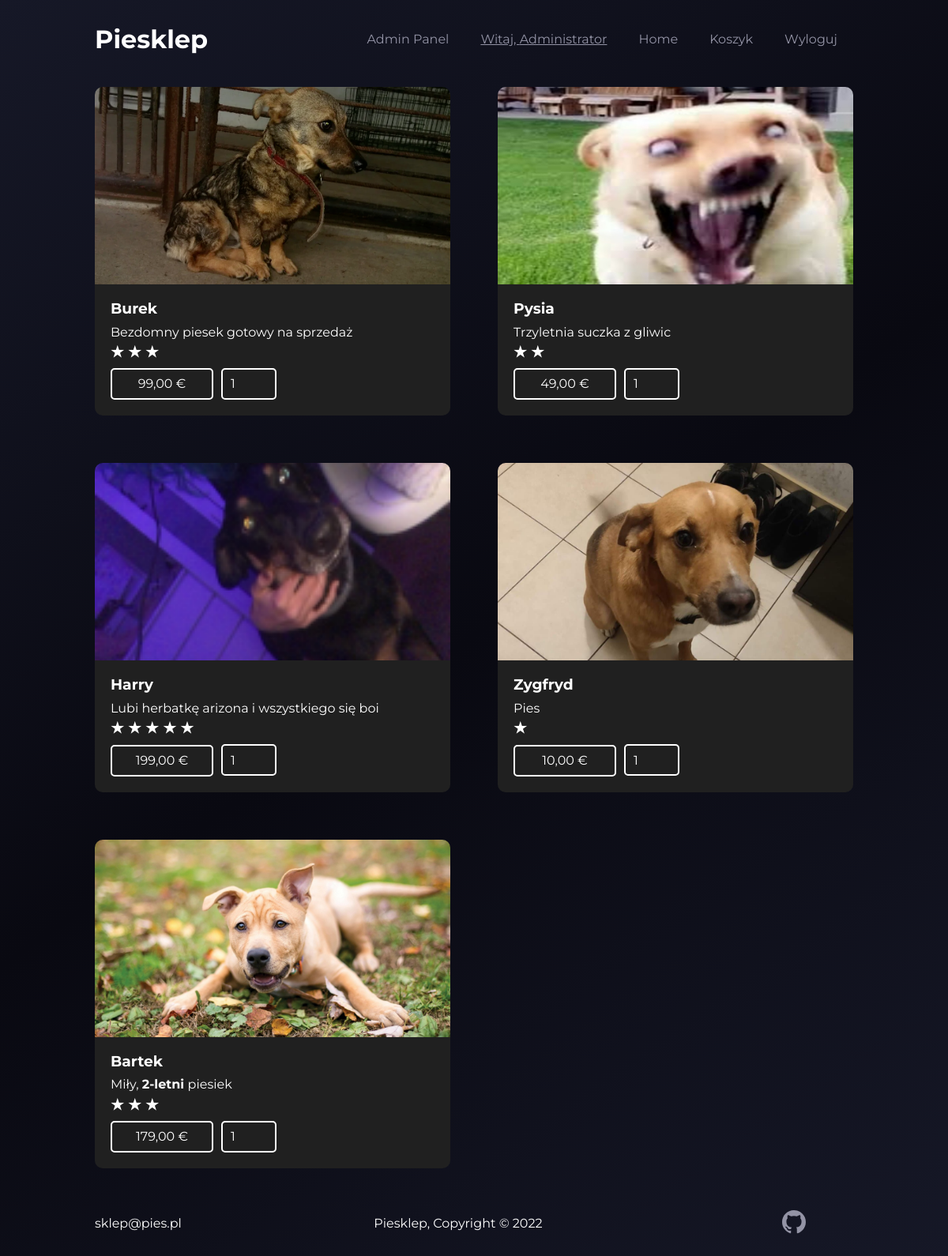
Page /piesklep (signed in) on the committed database.
### tables this page shows
CREATE TABLE `products` (
  `id` int(11) NOT NULL,
  `name` varchar(50) NOT NULL,
  `description` varchar(100) NOT NULL,
  `image` varchar(255) NOT NULL,
  `thumbnail` varchar(255) NOT NULL,
  `price` int(11) NOT NULL,
  `review` int(11) NOT NULL
);

### piesklep/index.php (the view, shortened to what this page needs)
<?php
include './misc/connection.php';
?>
<!DOCTYPE html>
<html lang="en">
<head>
  <link rel="stylesheet" href="css/normalize.css" />
  <link rel="stylesheet" href="css/main.css" />
</head>
<body>
  <div class="c-header">
    <div class="o-container">
      <div class="c-header__content">
        <div class="c-logo">
          <h1 class="c-logo__text">Piesklep</h1>
        </div>
        <div class="c-nav">
          <ul class="c-nav__list">
            <?php
            if ($_SESSION['admin'] == 1) {
              echo "<li class='c-nav__item'><a href='./admin' class='c-nav__link'>Admin Panel</a></li>";
            }
            ?>
            <li class="c-nav__item">
              <a href class="c-nav__link" style="text-decoration: underline">Witaj, <?php echo $_SESSION['name'] ?></a>
            </li>
            <li class="c-nav__item">
              <a href="/" class="c-nav__link">Home</a>
            </li>
            <li class="c-nav__item">
              <a href="cart.php" class="c-nav__link">Koszyk</a>
            </li>
            <li class="c-nav__item">
              <a href="logout.php" class="c-nav__link">Wyloguj</a>
            </li>
          </ul>
        </div>
      </div>
    </div>
  </div>
  <div class="c-panel">
    <div class="o-container">
      <form action="index.php" method="post">
        <div class="c-panel__content">
          <?php
          $query = "SELECT * FROM products";
          $result = mysqli_query($connection, $query);
          while ($wiersz = mysqli_fetch_array($result)) {
            $name = $wiersz['name'];
            $description = $wiersz['description'];
            $image = ".".$wiersz['image'];
            $price = number_format($wiersz['price'], 2, ',', ' ');
            $id = $wiersz['id'];
            $review = str_repeat("★ ", $wiersz['review']);
            echo "<div class='c-panel__product'><div class='c-panel__bgCont'><div class='c-panel__bg' style='background-image: url($image);'></div></div><div  class='c-panel__desc'><h3>$name</h3><p>$description</p><h3>$review</h3><a><button class='btn' name='prod' value='$id'><span>$price €</span></button></a><input class='num' type='number' min='1' max='100' name='num$id' value='1'></div></div>";
          }
          ?>
        </div>
      </form>
    </div>
  </div>
  <div class="c-footer">
    <div class="o-container">
      <div class="c-footer__content">
        <a>
          <p class="c-footer__mail">sklep@pies.pl</p>
        </a>
        <p>Piesklep, Copyright © 2022</p>
        <div class="c-footer__socials">
          <a href="https://github.com/" target="_blank">
          </a>
        </div>
      </div>
    </div>
  </div>
</body>
</html>

### piesklep/css/main.css (style rules this page uses)
body { font-family: 'Montserrat', sans-serif; background-image: linear-gradient(145deg, #161827, #090911, #161827); color: #ffffff; }
.o-container { max-width: 80%; margin: 0 auto; }
.c-header__content { height: 100px; display: flex; justify-content: space-between; align-items: center; overflow: hidden; transition: 0.2s; }
.c-nav__list { list-style: none; padding: 0; display: flex; flex-direction: row; }
.c-nav__item { padding: 10px; margin: 0 10px; cursor: pointer; }
.c-nav__link { color: #9393a5; text-decoration: none; transition: 0.2s; }
.c-panel { min-height: calc(100vh - 220px); padding: 10px 0 10px 0; box-sizing: border-box; }
.c-panel__content { display: grid; grid-template-columns: repeat(auto-fill, minmax(400px, 1fr)); row-gap: 60px; column-gap: 60px; }
.c-panel__product { max-width: 100%; overflow: hidden; border-radius: 10px; }
.c-panel__bg { width: 100%; height: 250px; background-position: center; background-size: cover; transition: 3s cubic-bezier(0.1, 0.99, 0.1, 1); }
.c-panel__bgCont { overflow: hidden; }
.c-panel__desc { background-color: #202020; color: #ffffff; padding: 20px; }
.c-panel__desc h3 { margin: 0; }
.c-panel__desc p { margin: 10px 0 5px 0; }
.btn { border: 2px solid #ffffff; color: #ffffff; text-decoration: none; border-radius: 5px; transition: 0.2s; display: inline-block; margin: 10px 0 0 0; background-color: transparent; cursor: pointer; width: 130px; height: 40px; }
.c-footer__content { height: 120px; display: flex; justify-content: space-between; align-items: center; }
.c-footer__mail { margin: 0; }
.c-footer__socials { display: flex; justify-content: center; width: 150px; }
.c-footer__social { fill: #9393a5; transition: 0.2s; margin: 0 8px; }
.num { border: 2px solid #ffffff; color: #ffffff; text-decoration: none; border-radius: 5px; background-color: transparent; width: 70px; height: 40px; margin-left: 10px; box-sizing: border-box; padding: 10px; }

### rows in the picture
products: image (picture), name "Burek", description "Bezdomny piesek gotowy na sprzedaż", review "★ ★ ★", price "99,00", id "1"
products: image (placeholder picture), name "Pysia", description "Trzyletnia suczka z gliwic", review "★ ★", $id 2 (drawn), price "49,00"
products: image (picture), name "Harry", description "Lubi herbatkę arizona i wszystkiego się boi", review "★ ★ ★ ★ ★", $id 3 (drawn), price "199,00"
products: image (picture), name "Zygfryd", description "Pies", review "★", $id 4 (drawn), price "10,00"
products: image (picture), name "Bartek", description "Miły, 2-letni piesiek", review "★ ★ ★", $id 33 (drawn), price "179,00"

### other values in the picture
$_SESSION['name'] "Administrator"
